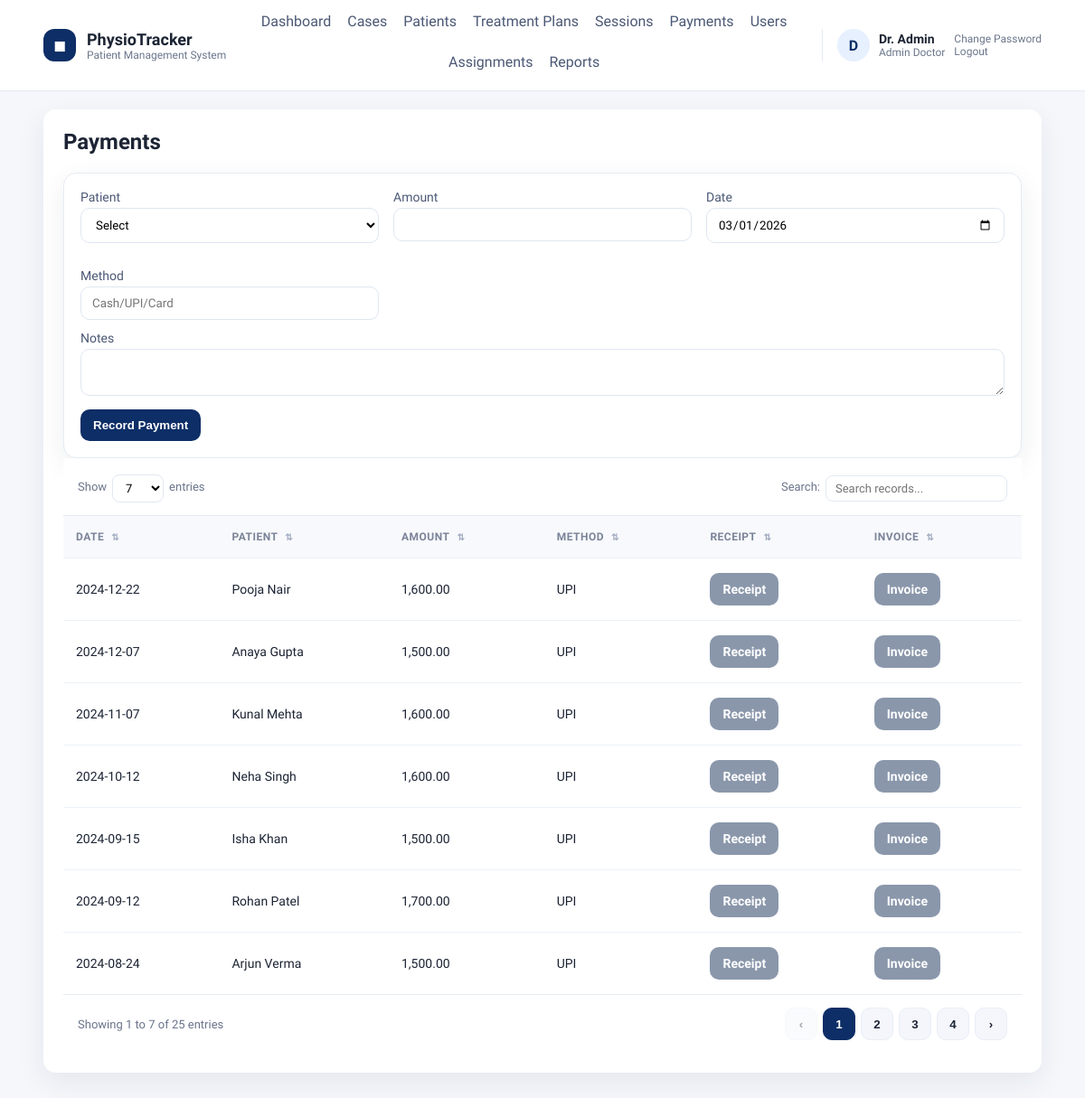
/admin/payments.php (signed in), run on the app's committed database.
### tables this page shows
CREATE TABLE users (
    id INT AUTO_INCREMENT PRIMARY KEY,
    role ENUM('admin_doctor','sub_doctor','receptionist','patient') NOT NULL,
    name VARCHAR(120) NOT NULL,
    email VARCHAR(180) NOT NULL UNIQUE,
    password_hash VARCHAR(255) NOT NULL,
    security_question VARCHAR(255) NOT NULL,
    security_answer_hash VARCHAR(255) NOT NULL,
    active TINYINT(1) NOT NULL DEFAULT 1,
    can_view_reports TINYINT(1) NOT NULL DEFAULT 1,
    created_at TIMESTAMP DEFAULT CURRENT_TIMESTAMP
);

CREATE TABLE payments (
    id INT AUTO_INCREMENT PRIMARY KEY,
    patient_id INT NOT NULL,
    case_id INT NULL,
    amount DECIMAL(10,2) NOT NULL,
    payment_date DATE NOT NULL,
    method VARCHAR(50),
    notes TEXT,
    receipt_no VARCHAR(50),
    created_by INT NULL,
    created_at TIMESTAMP DEFAULT CURRENT_TIMESTAMP,
    FOREIGN KEY (patient_id) REFERENCES patients(id) ON DELETE CASCADE,
    FOREIGN KEY (case_id) REFERENCES patient_cases(id) ON DELETE SET NULL
);

CREATE TABLE patients (
    id INT AUTO_INCREMENT PRIMARY KEY,
    user_id INT NULL,
    first_name VARCHAR(80) NOT NULL,
    last_name VARCHAR(80) NOT NULL,
    age INT NULL,
    gender VARCHAR(20),
    dob DATE NULL,
    occupation VARCHAR(120),
    assessment_date DATE NULL,
    dominance VARCHAR(50),
    condition_duration VARCHAR(100),
    phone VARCHAR(40),
    address VARCHAR(255),
    emergency_contact VARCHAR(120),
    chief_complain TEXT,
    history_present_illness TEXT,
    past_medical_history TEXT,
    surgical_history TEXT,
    palpation_tenderness TEXT,
    palpation_oedema VARCHAR(50),
    palpation_warmth TEXT,
    palpation_crepitus ENUM('yes','no') NULL,
    examination_rom TEXT,
    muscle_power TEXT,
    muscle_bulk TEXT,
    pain_type TEXT,
    pain_site TEXT,
    pain_nature TEXT,
    pain_aggravating_factor TEXT,
    pain_relieving_factor TEXT,
    pain_measurement TINYINT NULL,
    gait_assessment TEXT,
    diagnosis TEXT,
    treatment_goals TEXT,
    created_by INT NULL,
    created_at TIMESTAMP DEFAULT CURRENT_TIMESTAMP,
    FOREIGN KEY (user_id) REFERENCES users(id) ON DELETE SET NULL
);

### db.php (called while the page is built, shortened)
<?php
function db(): PDO
{
    static $pdo = null;
    if ($pdo === null) {
        $dsn = 'mysql:host=' . DB_HOST . ';dbname=' . DB_NAME . ';charset=utf8mb4';
        $pdo = new PDO($dsn, DB_USER, DB_PASS, [
            PDO::ATTR_ERRMODE => PDO::ERRMODE_EXCEPTION,
            PDO::ATTR_DEFAULT_FETCH_MODE => PDO::FETCH_ASSOC,
        ]);
    }
    return $pdo;
}

### auth.php (called while the page is built, shortened)
<?php
require_once __DIR__ . '/db.php';
require_once __DIR__ . '/helpers.php';
function current_user(): ?array
{
    $stmt = db()->prepare('SELECT * FROM users WHERE id = ?');
    $stmt->execute([$_SESSION['user_id']]);
    $user = $stmt->fetch();
    return $user ?: null;
}

### helpers.php (called while the page is built, shortened)
<?php
require_once __DIR__ . '/db.php';
function e(string $value): string
{
    return htmlspecialchars($value, ENT_QUOTES, 'UTF-8');
}
function current_date(): string
{
    return date('Y-m-d');
}
function format_money($amount): string
{
    return number_format((float) $amount, 2);
}

### admin/payments.php (the view, shortened to what this page needs)
<?php
require_once __DIR__ . '/../auth.php';
require_once __DIR__ . '/../helpers.php';
$pdo = db();
$query = 'SELECT pay.*, p.first_name, p.last_name FROM payments pay JOIN patients p ON p.id = pay.patient_id';
$params = [];
$query .= ' ORDER BY pay.payment_date DESC';
$stmt = $pdo->prepare($query);
$stmt->execute($params);
$payments = $stmt->fetchAll();
require __DIR__ . '/../layout/header.php';
?>
<h2>Payments</h2>
<form method="post">
    <div class="form-card">
        <div class="grid">
            <label>Patient
                <select name="patient_id" required>
                    <option value="">Select</option>
                </select>
            </label>
            <label>Amount
                <input type="number" step="0.01" name="amount" required>
            </label>
            <label>Date
                <input type="date" name="payment_date" value="<?php echo current_date(); ?>">
            </label>
            <label>Method
                <input name="method" placeholder="Cash/UPI/Card">
            </label>
        </div>
        <label>Notes
            <textarea name="notes" rows="2"></textarea>
        </label>
        <button class="btn" type="submit">Record Payment</button>
    </div>
</form>
<table class="data-table" data-page-size="7">
    <thead><tr><th>Date</th><th>Patient</th><th>Amount</th><th>Method</th><th>Receipt</th><th>Invoice</th></tr></thead>
    <tbody>
    <?php foreach ($payments as $pay): ?>
        <tr>
            <td><?php echo e($pay['payment_date']); ?></td>
            <td><?php echo e($pay['first_name'] . ' ' . $pay['last_name']); ?></td>
            <td><?php echo format_money($pay['amount']); ?></td>
            <td><?php echo e($pay['method']); ?></td>
            <td><a class="btn secondary" href="../receipt.php?id=<?php echo $pay['id']; ?>">Receipt</a></td>
            <td><a class="btn secondary" href="../invoice.php?id=<?php echo $pay['id']; ?>">Invoice</a></td>
        </tr>
    <?php endforeach; ?>
    </tbody>
</table>
<?php require __DIR__ . '/../layout/footer.php'; ?>

### layout/header.php (shortened to what this page needs)
<?php
require_once __DIR__ . '/../auth.php';
require_once __DIR__ . '/../helpers.php';
$user = current_user();
$role = $user['role'] ?? '';
$menu = [];
if ($user) {
    if ($role === 'admin_doctor') {
        $menu = [
            'Dashboard' => 'admin/dashboard.php',
            'Cases' => 'admin/cases.php',
            'Patients' => 'admin/patients.php',
            'Treatment Plans' => 'admin/treatment_plans.php',
            'Sessions' => 'admin/sessions.php',
            'Payments' => 'admin/payments.php',
            'Users' => 'admin/users.php',
            'Assignments' => 'admin/assignments.php',
        ];
        if ((int) $user['can_view_reports'] === 1) {
            $menu['Reports'] = 'admin/reports.php';
        }
    } elseif ($role === 'sub_doctor') {
        $menu = [
            'Dashboard' => 'subdoctor/dashboard.php',
            'Assigned Patients' => 'subdoctor/patients.php',
            'Session Notes' => 'subdoctor/sessions.php',
        ];
    } elseif ($role === 'receptionist') {
        $menu = [
            'Dashboard' => 'receptionist/dashboard.php',
            'Register Patients' => 'receptionist/patients.php',
            'Payments' => 'receptionist/payments.php',
        ];
    }
}
?>
<!doctype html>
<html>
<head>
    <?php $cssVersion = @filemtime(__DIR__ . '/../assets/style.css') ?: time(); ?>
    <link rel="stylesheet" href="<?php echo BASE_URL; ?>assets/style.css?v=<?php echo $cssVersion; ?>">
</head>
<body>
<header class="site-header">
    <div class="header-inner">
        <div class="brand">
            <div class="brand-mark">◼︎</div>
            <div>
                <div class="brand-title">PhysioTracker</div>
                <div class="brand-subtitle">Patient Management System</div>
            </div>
        </div>
        <nav class="main-nav">
            <?php if ($user): ?>
                <?php foreach ($menu as $label => $path): ?>
                    <a href="<?php echo BASE_URL . $path; ?>"><?php echo e($label); ?></a>
                <?php endforeach; ?>
            <?php else: ?>
                <a href="<?php echo BASE_URL; ?>login.php">Login</a>
            <?php endif; ?>
        </nav>
        <?php if ($user): ?>
            <div class="user-chip">
                <div class="user-avatar"><?php echo e(strtoupper(substr($user['name'], 0, 1))); ?></div>
                <div>
                    <div class="user-name"><?php echo e($user['name']); ?></div>
                    <div class="user-role"><?php echo e(str_replace('_', ' ', $role)); ?></div>
                </div>
                <div class="user-actions">
                    <a href="<?php echo BASE_URL; ?>change_password.php">Change Password</a>
                    <a href="<?php echo BASE_URL; ?>logout.php">Logout</a>
                </div>
            </div>
        <?php endif; ?>
    </div>
</header>
<main class="page">
    <div class="container">

### assets/style.css (style rules this page uses)
:root { --bg: #f5f7fb; --card: #ffffff; --text: #1c2434; --muted: #6b778c; --primary: #0d2e66; --primary-100: #e7f0ff; --border: #e6ebf3; --shadow: 0 10px 30px rgba(23, 36, 58, 0.08); --radius: 14px; }
* { box-sizing: border-box; }
body { font-family: "Plus Jakarta Sans", "Manrope", "Inter", Arial, sans-serif; margin: 0; background: var(--bg); color: var(--text); }
a { color: inherit; }
.site-header { background: #ffffff; border-bottom: 1px solid var(--border); position: sticky; top: 0; z-index: 20; }
.header-inner { width: 92%; max-width: 1280px; margin: 0 auto; display: flex; align-items: center; justify-content: space-between; gap: 18px; padding: 14px 0; flex-wrap: wrap; }
.brand { display: flex; align-items: center; gap: 12px; }
.brand-mark { background: var(--primary); color: #fff; width: 36px; height: 36px; display: grid; place-items: center; border-radius: 12px; font-weight: 700; }
.brand-title { font-weight: 700; font-size: 18px; }
.brand-subtitle { font-size: 12px; color: var(--muted); }
.main-nav { display: flex; gap: 18px; flex-wrap: wrap; justify-content: center; flex: 1; }
.main-nav a { text-decoration: none; font-weight: 500; color: #4b5875; padding-bottom: 6px; border-bottom: 2px solid transparent; }
.user-chip { display: flex; align-items: center; gap: 10px; border-left: 1px solid var(--border); padding-left: 16px; }
.user-avatar { width: 36px; height: 36px; border-radius: 50%; background: var(--primary-100); display: grid; place-items: center; font-weight: 700; color: var(--primary); }
.user-name { font-weight: 600; font-size: 14px; }
.user-role { font-size: 12px; color: var(--muted); text-transform: capitalize; }
.user-actions a { display: block; font-size: 12px; color: var(--muted); text-decoration: none; }
.page { padding: 20px 0 40px; }
.container { width: 92%; max-width: 1280px; margin: 0 auto; background: var(--card); padding: 22px; border-radius: var(--radius); box-shadow: var(--shadow); }
h2 { margin-top: 0; color: var(--text); font-weight: 700; }
.grid { display: grid; grid-template-columns: repeat(1, minmax(0, 1fr)); gap: 16px; }
table { width: 100%; border-collapse: separate; border-spacing: 0; }
th, td { border-bottom: 1px solid #edf1f7; padding: 16px 14px; text-align: left; font-size: 14px; white-space: nowrap; }
th { background: #f8f9fc; color: #7a8499; font-weight: 700; text-transform: uppercase; letter-spacing: 0.04em; font-size: 12px; }
th.sortable { cursor: pointer; position: relative; }
th.sortable::after { content: '⇅'; font-size: 10px; color: #a2acc1; margin-left: 8px; }
tbody tr { background: #fff; }
tbody tr:last-child td { border-bottom: 0; }
.btn { display: inline-flex; align-items: center; justify-content: center; padding: 10px 14px; background: var(--primary); color: #fff; text-decoration: none; border-radius: 10px; border: 0; cursor: pointer; font-weight: 600; white-space: nowrap; }
.btn.secondary { background: #8a97ab; }
.form-card { background: var(--card); border: 1px solid var(--border); border-radius: var(--radius); padding: 18px; box-shadow: var(--shadow); }
input, select, textarea { width: 100%; padding: 10px 12px; margin-top: 4px; border: 1px solid #dfe6f1; border-radius: 10px; background: #fff; font-family: inherit; }
label { display: block; margin-bottom: 12px; font-size: 14px; color: #4b5875; }
@media (min-width: 640px) { .grid { grid-template-columns: repeat(2, minmax(0, 1fr)); } }
@media (min-width: 640px) { .form-card .grid, .form-grid { grid-template-columns: repeat(2, minmax(0, 1fr)); } }
@media (min-width: 768px) { .grid { grid-template-columns: repeat(4, minmax(0, 1fr)); } }
@media (min-width: 1024px) { .form-card .grid, .form-grid { grid-template-columns: repeat(3, minmax(0, 1fr)); } }

### data on the page
users: name "D", name "Dr. Admin", role "Admin Doctor"
payments: payment_date "2024-12-22", patient.last_name "Pooja Nair", amount "1,600.00", method "UPI"
payments: payment_date "2024-12-07", patient.last_name "Anaya Gupta", amount "1,500.00", method "UPI"
payments: payment_date "2024-11-07", patient.last_name "Kunal Mehta", amount "1,600.00", method "UPI"
payments: payment_date "2024-10-12", patient.last_name "Neha Singh", amount "1,600.00", method "UPI"
payments: payment_date "2024-09-15", patient.last_name "Isha Khan", amount "1,500.00", method "UPI"
payments: payment_date "2024-09-12", patient.last_name "Rohan Patel", amount "1,700.00", method "UPI"
payments: payment_date "2024-08-24", patient.last_name "Arjun Verma", amount "1,500.00", method "UPI"

### other printed values
$label "Dashboard"
$label "Cases"
$label "Patients"
$label "Treatment Plans"
$label "Sessions"
$label "Payments"
$label "Users"
$label "Assignments"
$label "Reports"
